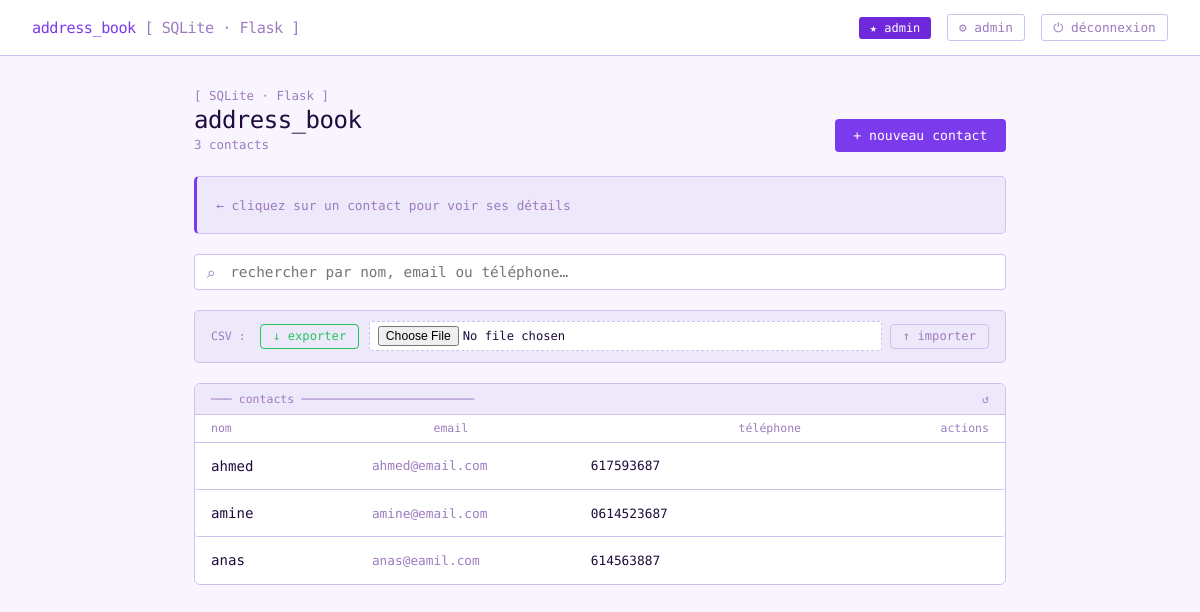
Page /contacts (signed in) on the committed database.
### tables this page shows
CREATE TABLE contacts (
                id          INTEGER PRIMARY KEY AUTOINCREMENT,
                nom         TEXT    NOT NULL,
                email       TEXT    NOT NULL UNIQUE,
                telephone   TEXT    NOT NULL UNIQUE,
                date_ajout  TEXT    NOT NULL
            );

### web app/app.py (the view)
@app.route("/contacts")
@login_required
def index():
    q = request.args.get("q", "").strip()
    with get_db() as conn:
        if q:
            like = f"%{q}%"
            contacts = conn.execute(
                """SELECT * FROM contacts
                   WHERE nom LIKE ? COLLATE NOCASE
                      OR email LIKE ? COLLATE NOCASE
                      OR telephone LIKE ?
                   ORDER BY nom COLLATE NOCASE""",
                (like, like, like)
            ).fetchall()
        else:
            contacts = conn.execute(
                "SELECT * FROM contacts ORDER BY nom COLLATE NOCASE"
            ).fetchall()
        total = conn.execute("SELECT COUNT(*) FROM contacts").fetchone()[0]
    contacts = [dict(c) for c in contacts]
    return render_template("index.html",
                           contacts=contacts,
                           total=total,
                           q=q,
                           user=session["user"])

### web app/app.py (called while the page is built)
@contextmanager
def get_db():
    conn = sqlite3.connect(DB_PATH)
    conn.row_factory = sqlite3.Row
    conn.execute("PRAGMA foreign_keys = ON")
    try:
        yield conn
        conn.commit()
    except Exception:
        conn.rollback()
        raise
    finally:
        conn.close()

def login_required(f):
    @wraps(f)
    def decorated(*args, **kwargs):
        if "user" not in session:
            return redirect(url_for("login"))
        return f(*args, **kwargs)
    return decorated

### web app/templates/index.html (shortened to what this page needs)
{% extends "base.html" %}
{% block content %}
<div class="page-header">
  <div class="page-title">
    <div class="sub">[ SQLite · Flask ]</div>
    <h1>address_book</h1>
    <div class="counter">
      {% if q %}
        {{ contacts|length }} / {{ total }} trouvés
      {% else %}
        {{ total }} contact{{ 's' if total != 1 else '' }}
      {% endif %}
    </div>
  </div>
  <a href="{{ url_for('add_contact') }}" class="btn btn-primary">+ nouveau contact</a>
</div>
<div class="detail-panel" id="detailPanel">
  <div class="placeholder" id="detailPlaceholder">← cliquez sur un contact pour voir ses détails</div>
</div>
<div class="search-row">
  <form method="GET" action="{{ url_for('index') }}" style="flex:1;display:flex;gap:.75rem;" id="searchForm">
    <div class="search-wrap" style="flex:1">
      <span class="icon">⌕</span>
      <input type="text" name="q" value="{{ q }}" placeholder="rechercher par nom, email ou téléphone…" id="searchInput" autocomplete="off" />
    </div>
  </form>
</div>
<div class="csv-bar">
  <span class="label">CSV :</span>
  <a href="{{ url_for('export_csv') }}" class="btn btn-green btn-sm">↓ exporter</a>
  <form method="POST" action="{{ url_for('import_csv') }}" enctype="multipart/form-data"
        style="display:flex;align-items:center;gap:.5rem;flex:1;">
    <input type="file" name="csv_file" accept=".csv" required />
    <button type="submit" class="btn btn-sm btn-muted">↑ importer</button>
  </form>
</div>
<div class="contacts-wrap">
  <div class="section-label">
    <span>─── contacts ─────────────────────────</span>
    <a href="{{ url_for('index') }}" style="color:var(--muted);text-decoration:none;" title="Rafraîchir">↺</a>
  </div>
  {% if contacts %}
    <div class="contacts-header">
      <span>nom</span>
      <span>email</span>
      <span>téléphone</span>
      <span>actions</span>
    </div>
    {% for c in contacts %}
      <div class="contact-row"
           id="row-{{ c.id }}"
           data-id="{{ c.id }}"
           data-nom="{{ c.nom }}"
           data-email="{{ c.email }}"
           data-tel="{{ c.telephone }}"
           data-date="{{ c.date_ajout }}"
           onclick="selectContact(this)">
        <div class="contact-nom">{{ c.nom }}</div>
        <div class="contact-email">{{ c.email }}</div>
        <div class="contact-tel">{{ c.telephone }}</div>
      </div>
    {% endfor %}
  {% endif %}
</div>
{% endblock %}

### web app/templates/base.html (shortened to what this page needs)
<!DOCTYPE html>
<html lang="fr">
<head>
</head>
<body>
  <nav>
    <a class="nav-brand" href="{{ url_for('index') }}">
      address_book <span>[ SQLite · Flask ]</span>
    </a>
    <div class="nav-right">
      <span class="nav-user">★ {{ session.get('user', '') }}</span>
      <a class="nav-link" href="{{ url_for('admin_panel') }}">⚙ admin</a>
      <a class="nav-link danger" href="{{ url_for('logout') }}">⏻ déconnexion</a>
    </div>
  </nav>
  <div class="container">
    {% block content %}{% endblock %}
  </div>
</body>
</html>

### rows in the picture
contacts: nom "ahmed", email "ahmed@email.com", telephone "617593687"
contacts: nom "amine", email "amine@email.com", telephone "0614523687"
contacts: nom "anas", email "anas@eamil.com", telephone "614563887"

### other values in the picture
{{ session.get('user', '') }} "admin"
{{ total }} "3"
{{ 's' if total != 1 else '' }} "s"
